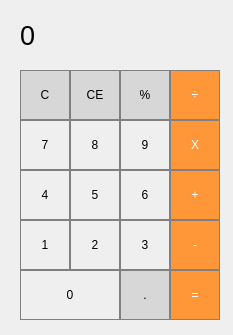
<?xml version="1.0" encoding="UTF-8"?>
<ui version="4.0">
 <class>Calculadora</class>
 <widget class="QWidget" name="Calculadora">
  <property name="enabled">
   <bool>true</bool>
  </property>
  <property name="geometry">
   <rect>
    <x>0</x>
    <y>0</y>
    <width>233</width>
    <height>335</height>
   </rect>
  </property>
  <property name="windowTitle">
   <string>Calculadora</string>
  </property>
  <widget class="QLabel" name="Tela">
   <property name="geometry">
    <rect>
     <x>20</x>
     <y>10</y>
     <width>200</width>
     <height>50</height>
    </rect>
   </property>
   <property name="baseSize">
    <size>
     <width>0</width>
     <height>0</height>
    </size>
   </property>
   <property name="font">
    <font>
     <pointsize>20</pointsize>
     <weight>50</weight>
     <italic>false</italic>
     <bold>false</bold>
     <kerning>true</kerning>
    </font>
   </property>
   <property name="focusPolicy">
    <enum>Qt::NoFocus</enum>
   </property>
   <property name="styleSheet">
    <string notr="true">QLabel {
  qproperty-alignment: 'AlignVCenter | AlignRight';
  border: 1px solid gray;
}
background-color : white;</string>
   </property>
   <property name="text">
    <string>0</string>
   </property>
  </widget>
  <widget class="QPushButton" name="limpar_um">
   <property name="geometry">
    <rect>
     <x>20</x>
     <y>70</y>
     <width>50</width>
     <height>50</height>
    </rect>
   </property>
   <property name="styleSheet">
    <string notr="true">QPushButton {
  background-color: rgb(215, 215, 215);
  border: 1px solid gray;
}
QPushButton:pressed {
    background-color: qlineargradient(x1: 0, y1: 0, x2: 0, y2: 1,
                                      stop: 0 #BEBEBE, stop: 1 #D7D7D7);
}</string>
   </property>
   <property name="text">
    <string>C</string>
   </property>
  </widget>
  <widget class="QPushButton" name="limpar_tudo">
   <property name="geometry">
    <rect>
     <x>70</x>
     <y>70</y>
     <width>50</width>
     <height>50</height>
    </rect>
   </property>
   <property name="styleSheet">
    <string notr="true">QPushButton {
  background-color: rgb(215, 215, 215);
  border: 1px solid gray;
}
QPushButton:pressed {
    background-color: qlineargradient(x1: 0, y1: 0, x2: 0, y2: 1,
                                      stop: 0 #BEBEBE, stop: 1 #D7D7D7);
}</string>
   </property>
   <property name="text">
    <string>CE</string>
   </property>
  </widget>
  <widget class="QPushButton" name="porcentagem">
   <property name="geometry">
    <rect>
     <x>120</x>
     <y>70</y>
     <width>50</width>
     <height>50</height>
    </rect>
   </property>
   <property name="styleSheet">
    <string notr="true">QPushButton {
  background-color: rgb(215, 215, 215);
  border: 1px solid gray;
}
QPushButton:pressed {
    background-color: qlineargradient(x1: 0, y1: 0, x2: 0, y2: 1,
                                      stop: 0 #BEBEBE, stop: 1 #D7D7D7);
}</string>
   </property>
   <property name="text">
    <string>%</string>
   </property>
  </widget>
  <widget class="QPushButton" name="vezes">
   <property name="geometry">
    <rect>
     <x>170</x>
     <y>120</y>
     <width>50</width>
     <height>50</height>
    </rect>
   </property>
   <property name="styleSheet">
    <string notr="true">QPushButton {
  background-color: rgb(255, 151, 57);
  color: white; 
  border: 1px solid gray;
}

QPushButton:pressed {
    background-color: qlineargradient(x1: 0, y1: 0, x2: 0, y2: 1,
                                      stop: 0 #FF7832, stop: 1 #FF9739);
}</string>
   </property>
   <property name="text">
    <string>X</string>
   </property>
  </widget>
  <widget class="QPushButton" name="nove">
   <property name="geometry">
    <rect>
     <x>120</x>
     <y>120</y>
     <width>50</width>
     <height>50</height>
    </rect>
   </property>
   <property name="styleSheet">
    <string notr="true">QPushButton {
   border: 1px solid gray;
}
QPushButton:pressed {
    background-color: qlineargradient(x1: 0, y1: 0, x2: 0, y2: 1,
                                      stop: 0 #dadbde, stop: 1 #f6f7fa);
}
</string>
   </property>
   <property name="text">
    <string>9</string>
   </property>
  </widget>
  <widget class="QPushButton" name="oito">
   <property name="geometry">
    <rect>
     <x>70</x>
     <y>120</y>
     <width>50</width>
     <height>50</height>
    </rect>
   </property>
   <property name="styleSheet">
    <string notr="true">QPushButton {
   border: 1px solid gray;
}
QPushButton:pressed {
    background-color: qlineargradient(x1: 0, y1: 0, x2: 0, y2: 1,
                                      stop: 0 #dadbde, stop: 1 #f6f7fa);
}
</string>
   </property>
   <property name="text">
    <string>8</string>
   </property>
  </widget>
  <widget class="QPushButton" name="sete">
   <property name="geometry">
    <rect>
     <x>20</x>
     <y>120</y>
     <width>50</width>
     <height>50</height>
    </rect>
   </property>
   <property name="styleSheet">
    <string notr="true">QPushButton {
   border: 1px solid gray;
}
QPushButton:pressed {
    background-color: qlineargradient(x1: 0, y1: 0, x2: 0, y2: 1,
                                      stop: 0 #dadbde, stop: 1 #f6f7fa);
}
</string>
   </property>
   <property name="text">
    <string>7</string>
   </property>
  </widget>
  <widget class="QPushButton" name="mais">
   <property name="geometry">
    <rect>
     <x>170</x>
     <y>170</y>
     <width>50</width>
     <height>50</height>
    </rect>
   </property>
   <property name="styleSheet">
    <string notr="true">QPushButton {
  background-color: rgb(255, 151, 57);
  color: white; 
  border: 1px solid gray;
}

QPushButton:pressed {
    background-color: qlineargradient(x1: 0, y1: 0, x2: 0, y2: 1,
                                      stop: 0 #FF7832, stop: 1 #FF9739);
}</string>
   </property>
   <property name="text">
    <string>+</string>
   </property>
  </widget>
  <widget class="QPushButton" name="quatro">
   <property name="geometry">
    <rect>
     <x>20</x>
     <y>170</y>
     <width>50</width>
     <height>50</height>
    </rect>
   </property>
   <property name="styleSheet">
    <string notr="true">QPushButton {
   border: 1px solid gray;
}
QPushButton:pressed {
    background-color: qlineargradient(x1: 0, y1: 0, x2: 0, y2: 1,
                                      stop: 0 #dadbde, stop: 1 #f6f7fa);
}
</string>
   </property>
   <property name="text">
    <string>4</string>
   </property>
  </widget>
  <widget class="QPushButton" name="cinco">
   <property name="geometry">
    <rect>
     <x>70</x>
     <y>170</y>
     <width>50</width>
     <height>50</height>
    </rect>
   </property>
   <property name="styleSheet">
    <string notr="true">QPushButton {
   border: 1px solid gray;
}
QPushButton:pressed {
    background-color: qlineargradient(x1: 0, y1: 0, x2: 0, y2: 1,
                                      stop: 0 #dadbde, stop: 1 #f6f7fa);
}
</string>
   </property>
   <property name="text">
    <string>5</string>
   </property>
  </widget>
  <widget class="QPushButton" name="seis">
   <property name="geometry">
    <rect>
     <x>120</x>
     <y>170</y>
     <width>50</width>
     <height>50</height>
    </rect>
   </property>
   <property name="styleSheet">
    <string notr="true">QPushButton {
   border: 1px solid gray;
}
QPushButton:pressed {
    background-color: qlineargradient(x1: 0, y1: 0, x2: 0, y2: 1,
                                      stop: 0 #dadbde, stop: 1 #f6f7fa);
}
</string>
   </property>
   <property name="text">
    <string>6</string>
   </property>
  </widget>
  <widget class="QPushButton" name="menos">
   <property name="geometry">
    <rect>
     <x>170</x>
     <y>220</y>
     <width>50</width>
     <height>50</height>
    </rect>
   </property>
   <property name="styleSheet">
    <string notr="true">QPushButton {
  background-color: rgb(255, 151, 57);
  color: white; 
  border: 1px solid gray;
}

QPushButton:pressed {
    background-color: qlineargradient(x1: 0, y1: 0, x2: 0, y2: 1,
                                      stop: 0 #FF7832, stop: 1 #FF9739);
}</string>
   </property>
   <property name="text">
    <string>-</string>
   </property>
  </widget>
  <widget class="QPushButton" name="um">
   <property name="geometry">
    <rect>
     <x>20</x>
     <y>220</y>
     <width>50</width>
     <height>50</height>
    </rect>
   </property>
   <property name="styleSheet">
    <string notr="true">QPushButton {
   border: 1px solid gray;
}
QPushButton:pressed {
    background-color: qlineargradient(x1: 0, y1: 0, x2: 0, y2: 1,
                                      stop: 0 #dadbde, stop: 1 #f6f7fa);
}
</string>
   </property>
   <property name="text">
    <string>1</string>
   </property>
  </widget>
  <widget class="QPushButton" name="dois">
   <property name="geometry">
    <rect>
     <x>70</x>
     <y>220</y>
     <width>50</width>
     <height>50</height>
    </rect>
   </property>
   <property name="styleSheet">
    <string notr="true">QPushButton {
   border: 1px solid gray;
}
QPushButton:pressed {
    background-color: qlineargradient(x1: 0, y1: 0, x2: 0, y2: 1,
                                      stop: 0 #dadbde, stop: 1 #f6f7fa);
}
</string>
   </property>
   <property name="text">
    <string>2</string>
   </property>
  </widget>
  <widget class="QPushButton" name="tres">
   <property name="geometry">
    <rect>
     <x>120</x>
     <y>220</y>
     <width>50</width>
     <height>50</height>
    </rect>
   </property>
   <property name="styleSheet">
    <string notr="true">QPushButton {
   border: 1px solid gray;
}
QPushButton:pressed {
    background-color: qlineargradient(x1: 0, y1: 0, x2: 0, y2: 1,
                                      stop: 0 #dadbde, stop: 1 #f6f7fa);
}
</string>
   </property>
   <property name="text">
    <string>3</string>
   </property>
  </widget>
  <widget class="QPushButton" name="zero">
   <property name="geometry">
    <rect>
     <x>20</x>
     <y>270</y>
     <width>100</width>
     <height>50</height>
    </rect>
   </property>
   <property name="styleSheet">
    <string notr="true">QPushButton {
   border: 1px solid gray;
}
QPushButton:pressed {
    background-color: qlineargradient(x1: 0, y1: 0, x2: 0, y2: 1,
                                      stop: 0 #dadbde, stop: 1 #f6f7fa);
}
</string>
   </property>
   <property name="text">
    <string>0</string>
   </property>
  </widget>
  <widget class="QPushButton" name="ponto">
   <property name="geometry">
    <rect>
     <x>120</x>
     <y>270</y>
     <width>50</width>
     <height>50</height>
    </rect>
   </property>
   <property name="styleSheet">
    <string notr="true">QPushButton {
  background-color: rgb(215, 215, 215);
  border: 1px solid gray;
}
QPushButton:pressed {
    background-color: qlineargradient(x1: 0, y1: 0, x2: 0, y2: 1,
                                      stop: 0 #BEBEBE, stop: 1 #D7D7D7);
}</string>
   </property>
   <property name="text">
    <string>.</string>
   </property>
  </widget>
  <widget class="QPushButton" name="igual">
   <property name="geometry">
    <rect>
     <x>170</x>
     <y>270</y>
     <width>50</width>
     <height>50</height>
    </rect>
   </property>
   <property name="styleSheet">
    <string notr="true">QPushButton {
  background-color: rgb(255, 151, 57);
  color: white; 
  border: 1px solid gray;
}

QPushButton:pressed {
    background-color: qlineargradient(x1: 0, y1: 0, x2: 0, y2: 1,
                                      stop: 0 #FF7832, stop: 1 #FF9739);
}</string>
   </property>
   <property name="text">
    <string>=</string>
   </property>
  </widget>
  <widget class="QPushButton" name="divisao">
   <property name="geometry">
    <rect>
     <x>170</x>
     <y>70</y>
     <width>50</width>
     <height>50</height>
    </rect>
   </property>
   <property name="styleSheet">
    <string notr="true">QPushButton {
  background-color: rgb(255, 151, 57);
  color: white; 
  border: 1px solid gray;
}

QPushButton:pressed {
    background-color: qlineargradient(x1: 0, y1: 0, x2: 0, y2: 1,
                                      stop: 0 #FF7832, stop: 1 #FF9739);
}</string>
   </property>
   <property name="text">
    <string>÷</string>
   </property>
  </widget>
 </widget>
 <resources/>
 <connections/>
</ui>
